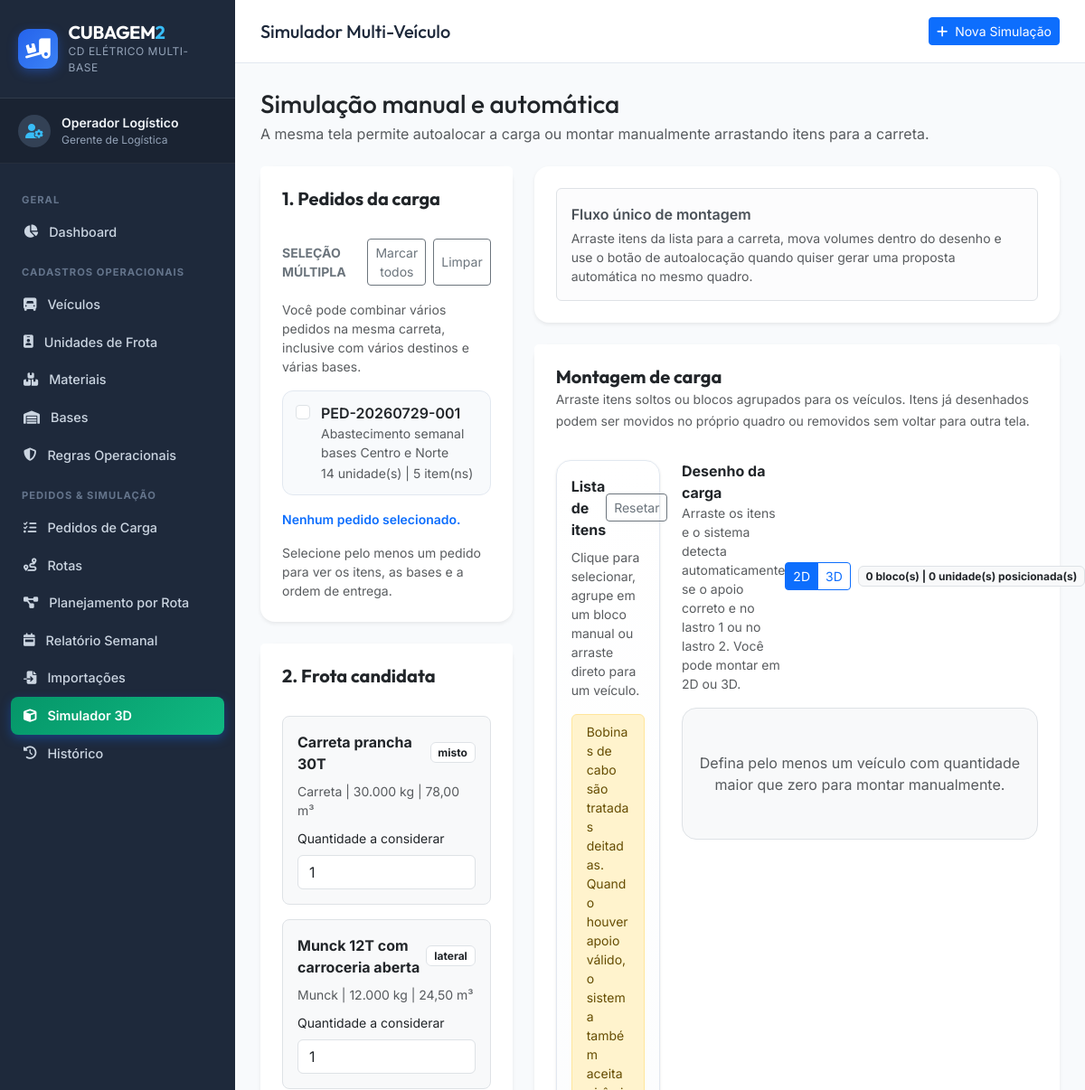
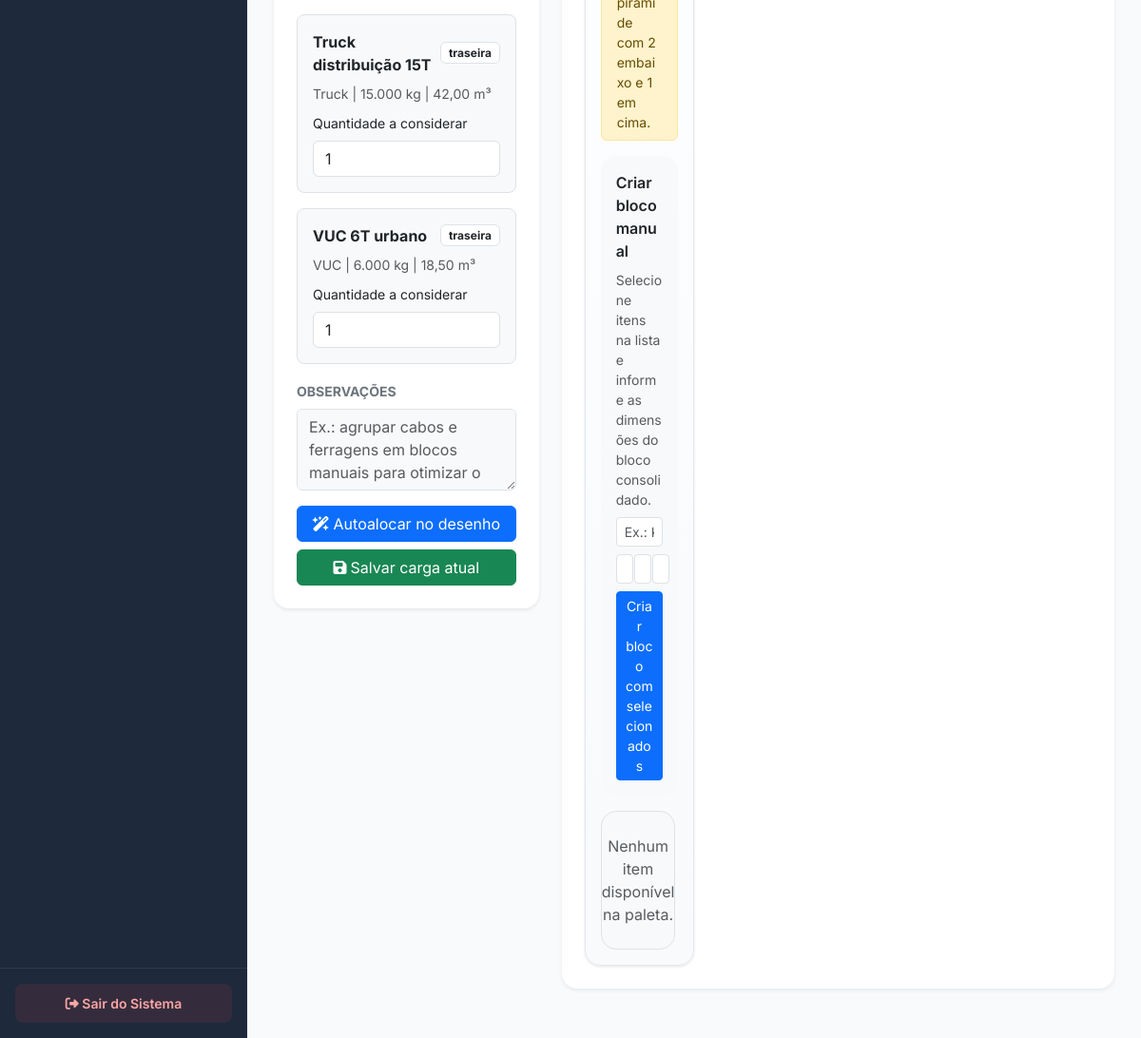
The page /pages/simulacao.php on the database its author committed (2 pictures, top to bottom).
### tables this page shows
CREATE TABLE pedidos_carga (
  id INTEGER PRIMARY KEY AUTOINCREMENT,
  codigo_pedido TEXT NOT NULL UNIQUE,
  descricao TEXT NOT NULL,
  status TEXT DEFAULT 'rascunho',
  observacoes TEXT NULL,
  created_at DATETIME DEFAULT CURRENT_TIMESTAMP,
  updated_at DATETIME DEFAULT CURRENT_TIMESTAMP
);

CREATE TABLE veiculos (
  id INTEGER PRIMARY KEY AUTOINCREMENT,
  tipo TEXT NOT NULL,
  nome TEXT NOT NULL,
  capacidade_kg REAL NOT NULL,
  capacidade_m3 REAL NOT NULL,
  comprimento_m REAL NOT NULL,
  largura_m REAL NOT NULL,
  altura_m REAL NOT NULL,
  max_lastros INTEGER DEFAULT 2,
  acesso_descarga TEXT DEFAULT 'traseira',
  quantidade_disponivel INTEGER DEFAULT 1,
  observacoes TEXT NULL,
  created_at DATETIME DEFAULT CURRENT_TIMESTAMP,
  updated_at DATETIME DEFAULT CURRENT_TIMESTAMP
);

### controllers/PedidoCargaController.php (called while the page is built, shortened)
<?php
require_once __DIR__ . '/../models/PedidoCarga.php';
class PedidoCargaController {
    private PedidoCarga $model;
    public function __construct() {
        $this->model = new PedidoCarga();
    }
    public function listar(): array {
        return $this->model->listarTodos();
    }
}

### models/PedidoCarga.php (called while the page is built, shortened)
<?php
require_once __DIR__ . '/../config/conexao.php';
class PedidoCarga {
    private PDO $pdo;
    public function __construct() {
        global $pdo;
        $this->pdo = $pdo;
    }
    public function listarTodos(): array {
        $sql = 'SELECT p.*,
                       COUNT(i.id) AS linhas,
                       COALESCE(SUM(i.quantidade), 0) AS unidades
                FROM pedidos_carga p
                LEFT JOIN pedido_itens i ON i.pedido_id = p.id
                WHERE p.status NOT IN ("planejamento_rota", "simulacao_multi")
                GROUP BY p.id
                ORDER BY p.id DESC';
        return $this->pdo->query($sql)->fetchAll();
    }
}

### controllers/VeiculoController.php (called while the page is built, shortened)
<?php
require_once __DIR__ . '/../models/Veiculo.php';
class VeiculoController {
    private $model;
    public function __construct() {
        $this->model = new Veiculo();
    }
    public function listar() {
        return $this->model->listarTodos();
    }
}

### models/Veiculo.php (called while the page is built, shortened)
<?php
require_once __DIR__ . '/../config/conexao.php';
class Veiculo {
    private PDO $pdo;
    public function __construct() {
        global $pdo;
        $this->pdo = $pdo;
    }
    public function listarTodos(): array {
        $stmt = $this->pdo->query('SELECT * FROM veiculos ORDER BY tipo ASC, nome ASC');
        return $stmt->fetchAll();
    }
}

### pages/simulacao.php (the view, shortened to what this page needs)
<?php
require_once __DIR__ . '/../controllers/PedidoCargaController.php';
require_once __DIR__ . '/../controllers/VeiculoController.php';
require_once __DIR__ . '/../includes/header.php';
require_once __DIR__ . '/../includes/menu.php';
$pedidoController = new PedidoCargaController();
$veiculoController = new VeiculoController();
$pedidos = $pedidoController->listar();
$veiculos = $veiculoController->listar();
$pedidoPreSelecionado = (int) ($_GET['pedido_id'] ?? 0);
?>
<div class="container-fluid p-0">
    <div class="d-flex justify-content-between align-items-center mb-4">
        <div>
            <h2 class="h3 mb-1 text-dark">Simulação manual e automática</h2>
            <p class="text-muted mb-0">A mesma tela permite autoalocar a carga ou montar manualmente arrastando itens para a carreta.</p>
        </div>
    </div>
    <div class="row g-4">
        <div class="col-xxl-3 col-xl-4">
            <div class="card border-0 shadow-sm rounded-4 mb-4">
                <div class="card-header bg-white border-0 pt-4 px-4">
                    <h5 class="fw-bold mb-0">1. Pedidos da carga</h5>
                </div>
                <div class="card-body p-4">
                    <div class="d-flex justify-content-between align-items-center mb-3">
                        <label class="form-label small fw-bold text-secondary mb-0">SELEÇÃO MÚLTIPLA</label>
                        <div class="d-flex gap-2">
                            <button type="button" class="btn btn-sm btn-outline-secondary" onclick="selectAllPedidos()">Marcar todos</button>
                            <button type="button" class="btn btn-sm btn-outline-secondary" onclick="clearPedidoSelection()">Limpar</button>
                        </div>
                    </div>
                    <div class="small text-muted mb-3">Você pode combinar vários pedidos na mesma carreta, inclusive com vários destinos e várias bases.</div>
                    <div id="pedidoSelectionList" class="pedido-selection-list mb-3">
                        <?php foreach ($pedidos as $pedido): ?>
                            <label class="pedido-selection-item">
                                <input
                                    type="checkbox"
                                    class="form-check-input pedido-selector"
                                    value="<?= $pedido['id'] ?>"
                                    <?= $pedidoPreSelecionado === (int) $pedido['id'] ? 'checked' : '' ?>
                                    onchange="renderPedidoResumo()"
                                >
                                <span class="pedido-selection-content">
                                    <span class="fw-semibold d-block"><?= htmlspecialchars($pedido['codigo_pedido']) ?></span>
                                    <span class="small text-muted d-block"><?= htmlspecialchars($pedido['descricao']) ?></span>
                                    <span class="small text-muted"><?= (int) ($pedido['unidades'] ?? 0) ?> unidade(s) | <?= (int) ($pedido['linhas'] ?? 0) ?> item(ns)</span>
                                </span>
                            </label>
                        <?php endforeach; ?>
                    </div>
                    <div id="pedidoSelecionadoResumo" class="small fw-semibold text-primary mb-3">Nenhum pedido selecionado.</div>
                    <div id="pedidoResumo" class="small text-muted">Selecione um pedido para ver os itens e a ordem de entrega.</div>
                </div>
            </div>
            <div class="card border-0 shadow-sm rounded-4">
                <div class="card-header bg-white border-0 pt-4 px-4">
                    <h5 class="fw-bold mb-0">2. Frota candidata</h5>
                </div>
                <div class="card-body p-4">
                    <?php foreach ($veiculos as $veiculo): ?>
                        <div class="border rounded-3 p-3 mb-3 bg-light vehicle-card" data-json='<?= json_encode($veiculo, JSON_UNESCAPED_UNICODE | JSON_UNESCAPED_SLASHES) ?>'>
                            <div class="d-flex justify-content-between align-items-center mb-2">
                                <strong><?= htmlspecialchars($veiculo['nome']) ?></strong>
                                <span class="badge bg-white text-dark border"><?= htmlspecialchars($veiculo['acesso_descarga']) ?></span>
                            </div>
                            <small class="text-muted d-block mb-2"><?= htmlspecialchars($veiculo['tipo']) ?> | <?= number_format($veiculo['capacidade_kg'], 0, ',', '.') ?> kg | <?= number_format($veiculo['capacidade_m3'], 2, ',', '.') ?> m³</small>
                            <label class="form-label small">Quantidade a considerar</label>
                            <input type="number" min="0" max="<?= (int) $veiculo['quantidade_disponivel'] ?>" value="<?= min(1, (int) $veiculo['quantidade_disponivel']) ?>" class="form-control bg-white frota-qtd" data-veiculo-id="<?= $veiculo['id'] ?>" onchange="refreshManualBoards()">
                        </div>
                    <?php endforeach; ?>
                    <label class="form-label small fw-bold text-secondary">OBSERVAÇÕES</label>
                    <textarea id="sim_observacoes" class="form-control bg-light mb-3" rows="3" placeholder="Ex.: agrupar cabos e ferragens em blocos manuais para otimizar o embarque."></textarea>
                    <div class="d-grid gap-2">
                        <button id="btnExecutarAutomatico" class="btn btn-primary" onclick="executarSimulacaoAutomatica()"><i class="fa-solid fa-wand-magic-sparkles me-1"></i>Autoalocar no desenho</button>
                        <button id="btnSalvarManual" class="btn btn-success" onclick="salvarMontagemManual()"><i class="fa-solid fa-floppy-disk me-1"></i>Salvar carga atual</button>
                    </div>
                </div>
            </div>
        </div>
        <div class="col-xxl-9 col-xl-8">
            <div class="card border-0 shadow-sm rounded-4 mb-4">
                <div class="card-body p-4">
                    <div id="simulacaoHint" class="alert alert-light border mb-0">
                        <div class="fw-semibold mb-1">Fluxo único de montagem</div>
                        <div class="small text-muted">Arraste itens da lista para a carreta, mova volumes dentro do desenho e use o botão de autoalocação quando quiser gerar uma proposta automática no mesmo quadro.</div>
                    </div>
                </div>
            </div>
            <div id="manualPanel">
                <div class="card border-0 shadow-sm rounded-4 mb-4">
                    <div class="card-header bg-white border-0 pt-4 px-4">
                        <h5 class="fw-bold mb-0">Montagem de carga</h5>
                        <small class="text-muted">Arraste itens soltos ou blocos agrupados para os veículos. Itens já desenhados podem ser movidos no próprio quadro ou removidos sem voltar para outra tela.</small>
                    </div>
                    <div class="card-body p-4">
                        <div class="row g-4">
                            <div class="col-xl-3 col-lg-4">
                                <div class="manual-builder-panel">
                                    <div class="d-flex justify-content-between align-items-center mb-2">
                                        <strong>Lista de itens</strong>
                                        <button class="btn btn-sm btn-outline-secondary" type="button" onclick="resetManualPlanner()">Resetar</button>
                                    </div>
                                    <div class="small text-muted mb-3">Clique para selecionar, agrupe em um bloco manual ou arraste direto para um veículo.</div>
                                    <div class="alert alert-warning small py-2 px-3 mb-3">
                                        Bobinas de cabo são tratadas deitadas. Quando houver apoio válido, o sistema também aceita pirâmide com 2 embaixo e 1 em cima.
                                    </div>
                                    <div class="card border-0 bg-light rounded-4 mb-3">
                                        <div class="card-body p-3">
                                            <div class="fw-semibold mb-2">Criar bloco manual</div>
                                            <div class="small text-muted mb-2">Selecione itens na lista e informe as dimensões do bloco consolidado.</div>
                                            <input id="group_label" class="form-control form-control-sm mb-2" placeholder="Ex.: Kit Base Norte A">
                                            <div class="row g-2">
                                                <div class="col-4"><input id="group_length" type="number" step="0.01" class="form-control form-control-sm" placeholder="Comp."></div>
                                                <div class="col-4"><input id="group_width" type="number" step="0.01" class="form-control form-control-sm" placeholder="Larg."></div>
                                                <div class="col-4"><input id="group_height" type="number" step="0.01" class="form-control form-control-sm" placeholder="Alt."></div>
                                            </div>
                                            <button class="btn btn-sm btn-primary w-100 mt-2" type="button" onclick="createManualGroup()">Criar bloco com selecionados</button>
                                        </div>
                                    </div>
                                    <div id="manualPalette" class="manual-palette"></div>
                                </div>
                            </div>
                            <div class="col-xl-9 col-lg-8">
                                <div class="d-flex justify-content-between align-items-center mb-3">
                                    <div>
                                        <strong>Desenho da carga</strong>
                                        <div class="small text-muted">Arraste os itens e o sistema detecta automaticamente se o apoio correto e no lastro 1 ou no lastro 2. Você pode montar em 2D ou 3D.</div>
                                    </div>
                                    <div class="d-flex align-items-center gap-2">
                                        <div class="btn-group btn-group-sm" role="group" aria-label="Modo de montagem manual">
                                            <label class="btn btn-outline-primary" for="manual_board_mode_2d">2D</label>
                                            <label class="btn btn-outline-primary" for="manual_board_mode_3d">3D</label>
                                        </div>
                                        <span class="badge bg-light text-dark border" id="manualSummaryBadge">0 itens posicionados</span>
                                    </div>
                                </div>
                                <div id="manualBoards" class="manual-boards"></div>
                            </div>
                        </div>
                    </div>
                </div>
            </div>
        </div>
    </div>
</div>
<?php require_once __DIR__ . '/../includes/footer.php'; ?>

### assets/css/style.css (style rules this page uses)
:root { --primary-color: #0d6efd; --primary-hover: #0b5ed7; --dark-bg: #0f172a; --sidebar-bg: #1e293b; --sidebar-active: #334155; --card-bg: #ffffff; --border-color: #e2e8f0; --text-primary: #1e293b; --text-secondary: #64748b; --accent-munck: #d97706; --accent-truck: #2563eb; --accent-carreta: #059669; --accent-warning: #f59e0b; --accent-danger: #ef4444; --accent-success: #10b981; --radius-sm: 8px; --radius-md: 12px; --radius-lg: 16px; --shadow-sm: 0 1px 3px rgba(0,0,0,0.1); --shadow-md: 0 4px 6px -1px rgba(0,0,0,0.1), 0 2px 4px -1px rgba(0,0,0,0.06); --shadow-lg: 0 10px 15px -3px rgba(0,0,0,0.1), 0 4px 6px -2px rgba(0,0,0,0.05); }
body { font-family: 'Inter', system-ui, -apple-system, sans-serif; background-color: #f8fafc; color: var(--text-primary); margin: 0; padding: 0; }
h1, h2, h3, h4, h5, h6 { font-family: 'Outfit', 'Inter', sans-serif; font-weight: 700; }
.manual-builder-panel { background: linear-gradient(180deg, #ffffff 0%, #f8fafc 100%); border: 1px solid var(--border-color); border-radius: var(--radius-lg); padding: 16px; box-shadow: var(--shadow-sm); }
.manual-palette { display: grid; grid-template-columns: 1fr; gap: 12px; max-height: 640px; overflow-y: auto; padding-right: 4px; }
.pedido-selection-list { max-height: 340px; overflow-y: auto; display: grid; gap: 10px; }
.pedido-selection-item { display: flex; align-items: flex-start; gap: 12px; padding: 12px 14px; border: 1px solid var(--border-color); border-radius: var(--radius-md); background: #f8fafc; cursor: pointer; transition: border-color 0.18s ease, box-shadow 0.18s ease, transform 0.18s ease; }
.pedido-selection-item .form-check-input { margin-top: 3px; }
.pedido-selection-content { min-width: 0; }
.manual-boards { display: grid; grid-template-columns: minmax(0, 1fr); gap: 20px; }

### rows shown on the page
pedidos_carga: codigo_pedido "PED-20260729-001", descricao "Abastecimento semanal bases Centro e Norte", unidades "14", linhas "5"
veiculos: nome "Carreta prancha 30T", acesso_descarga "misto", tipo "Carreta", capacidade_kg "30.000", capacidade_m3 "78,00", quantidade_disponivel "1"
veiculos: nome "Munck 12T com carroceria aberta", acesso_descarga "lateral", tipo "Munck", capacidade_kg "12.000", capacidade_m3 "24,50", quantidade_disponivel+id "1"
veiculos: nome "Truck distribuição 15T", acesso_descarga "traseira", tipo "Truck", capacidade_kg "15.000", capacidade_m3 "42,00", quantidade_disponivel "1"
veiculos: nome "VUC 6T urbano", acesso_descarga "traseira", tipo "VUC", capacidade_kg "6.000", capacidade_m3 "18,50", quantidade_disponivel "1"

### other values the page prints
$usuarioLogado['nome'] "Operador Logístico"
$usuarioLogado['cargo'] "Gerente de Logística"
$pageTitle "Simulador Multi-Veículo"
